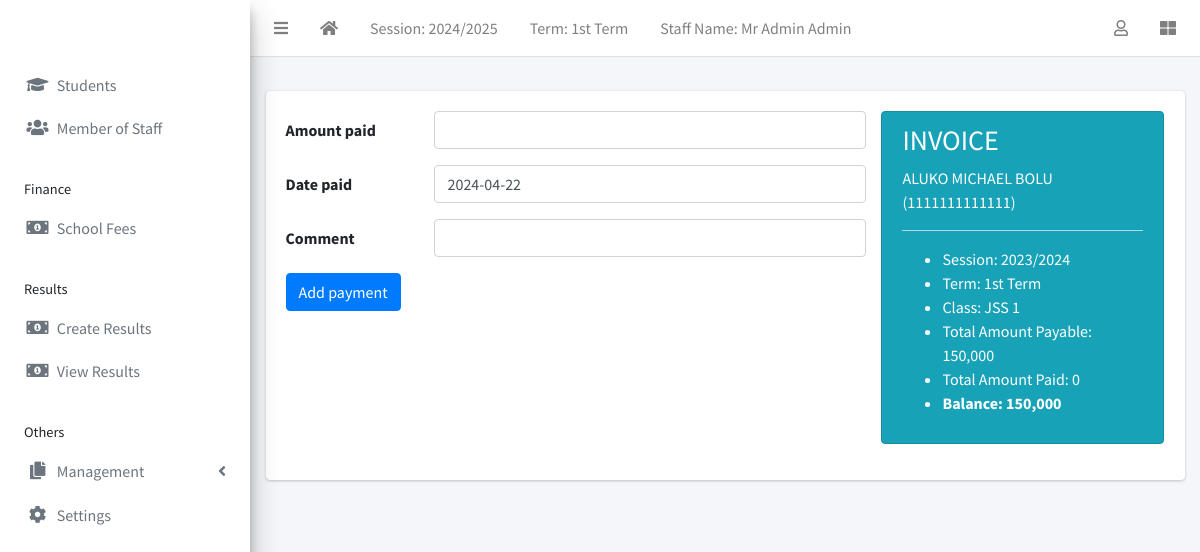
/finance/receipt/create?invoice=11 (signed in), run on the app's committed database.
### apps/corecode/models.py (models this page shows)
class AcademicSession(models.Model):
    name = models.CharField(max_length=200, unique=True)
    current = models.BooleanField(default=True)
    class Meta:
        ordering = ["-name"]
    def __str__(self):
        return self.name

class AcademicTerm(models.Model):
    name = models.CharField(max_length=20, unique=True)
    current = models.BooleanField(default=True)
    class Meta:
        ordering = ["name"]
    def __str__(self):
        return self.name

class StudentClass(models.Model):
    name = models.CharField(max_length=200, unique=True)
    class Meta:
        verbose_name = "Class"
        verbose_name_plural = "Classes"
        ordering = ["name"]
    def __str__(self):
        return self.name

### apps/finance/models.py (models this page shows, shortened)
class Invoice(models.Model):
    student = models.ForeignKey(Student, on_delete=models.CASCADE)
    session = models.ForeignKey(AcademicSession, on_delete=models.CASCADE)
    term = models.ForeignKey(AcademicTerm, on_delete=models.CASCADE)
    class_for = models.ForeignKey(StudentClass, on_delete=models.CASCADE)
    balance_from_previous_term = models.IntegerField(default=0)
    status = models.CharField(
        max_length=20,
        choices=[("active", "Active"), ("closed", "Closed")],
        default="active",
    )
    date_created = models.DateTimeField(auto_now_add=True, blank=True)
    class Meta:
        ordering = ["student", "term"]
    def __str__(self):
        return f"{self.student}"
    def balance(self):
        payable = self.total_amount_payable()
        paid = self.total_amount_paid()
        return payable - paid
    def amount_payable(self):
        items = InvoiceItem.objects.filter(invoice=self)
        total = 0
        for item in items:
            total += item.amount
        return total
    def total_amount_payable(self):
        return self.balance_from_previous_term + self.amount_payable()
    def total_amount_paid(self):
        receipts = Receipt.objects.filter(invoice=self)
        amount = 0
        for receipt in receipts:
            amount += receipt.amount_paid
        return amount

class InvoiceItem(models.Model):
    invoice = models.ForeignKey(Invoice, on_delete=models.CASCADE)
    description = models.CharField(max_length=200)
    amount = models.IntegerField()

### apps/students/models.py (models this page shows, shortened)
class Student(models.Model):
    STATUS_CHOICES = [("active", "Active"), ("inactive", "Inactive")]
    GENDER_CHOICES = [("male", "Male"), ("female", "Female")]
    current_status = models.CharField(
        max_length=10, choices=STATUS_CHOICES, default="active"
    )
    registration_number = models.CharField(max_length=200, unique=True)
    surname = models.CharField(max_length=200)
    firstname = models.CharField(max_length=200)
    other_name = models.CharField(max_length=200, blank=True)
    gender = models.CharField(max_length=10, choices=GENDER_CHOICES, default="male")
    date_of_birth = models.DateField(default=timezone.now)
    current_class = models.ForeignKey(
        StudentClass, on_delete=models.SET_NULL, blank=True, null=True
    )
    date_of_admission = models.DateField(default=timezone.now)
    mobile_num_regex = RegexValidator(
        regex="^[0-9]{10,15}$", message="Entered mobile number isn't in a right format!"
    )
    parent_mobile_number = models.CharField(
        validators=[mobile_num_regex], max_length=13, blank=True
    )
    address = models.TextField(blank=True)
    others = models.TextField(blank=True)
    passport = models.ImageField(blank=True, upload_to="students/passports/")
    class Meta:
        ordering = ["surname", "firstname", "other_name"]
    def __str__(self):
        return f"{self.surname} {self.firstname} {self.other_name} ({self.registration_number})"

### apps/finance/views.py (the view, shortened to what this page needs)
# urls.py: path("receipt/create", ReceiptCreateView.as_view(), name="receipt-create"),
class ReceiptCreateView(LoginRequiredMixin, CreateView):
    model = Receipt
    fields = ["amount_paid", "date_paid", "comment"]
    success_url = reverse_lazy("invoice-list")
    def get_context_data(self, **kwargs):
        context = super(ReceiptCreateView, self).get_context_data(**kwargs)
        invoice = Invoice.objects.get(pk=self.request.GET["invoice"])
        context["invoice"] = invoice
        return context

### apps/finance/templates/finance/receipt_form.html (shortened to what this page needs)
{% extends 'base.html' %}
{% load humanize %}
{% block content %}
<div class="row">
  <div class="col-8">
    <form action="" method="POST">
      {% include 'corecode/form_snippet.html' %}
      <input type="submit" class="btn btn-primary" value="Add payment">
    </form>
  </div>
  <div class="col-4">
    <div class="alert alert-info" role="alert">
      <h3>INVOICE</h3>
      <p>{{invoice | upper}}</p>
      <hr>
      <ul>
        <li>Session: {{ invoice.session }}</li>
        <li>Term: {{ invoice.term }}</li>
        <li>Class: {{ invoice.class_for }}</li>
        <li>Total Amount Payable: {{invoice.total_amount_payable | intcomma }}
        </li>
        <li>Total Amount Paid: {{ invoice.total_amount_paid | intcomma }}</li>
        <li><strong>Balance: {{invoice.balance | intcomma }}</strong></li>
      </ul>
    </div>
  </div>
</div>
{% endblock content %}

### templates/base.html (shortened to what this page needs)
{% load static %}
<!DOCTYPE html>
<html lang="en">
<head>
  <link rel="stylesheet" href="{% static 'plugins/fontawesome-free/css/all.min.css' %}">
  <link rel="stylesheet" href="{% static 'plugins/toastr/toastr.min.css' %}">
  <link rel="stylesheet"
    href="{% static 'plugins/overlayScrollbars/css/OverlayScrollbars.min.css' %}">
  <link rel="stylesheet" href="{% static 'plugins/Datatables/datatables.min.css' %}" />
  <link rel="stylesheet" href="{% static 'dist/css/adminlte.min.css' %}">
</head>
<body
  class="hold-transition sidebar-mini layout-fixed layout-navbar-fixed layout-footer-fixed">
  <div class="wrapper">
    <nav class="main-header navbar navbar-expand navbar-white navbar-light">
      <ul class="navbar-nav">
        <li class="nav-item">
          <a class="nav-link" data-widget="pushmenu" href="#" role="button"><i
              class="fas fa-bars"></i></a>
        </li>
        <li class="nav-item d-none d-sm-inline-block">
          <a href="{% url 'home' %} " class="nav-link"><i class="fa fa-home"></i></a>
        </li>
        <li class="nav-item d-none d-sm-inline-block">
          <a href="{% url 'current-session' %}" class="nav-link">Session: {{ current_session }}</a>
        </li>
        <li class="nav-item d-none d-sm-inline-block">
          <a href="{% url 'current-session' %}" class="nav-link">Term: {{ current_term }}</a>
        </li>
        <li class="nav-item d-none d-sm-inline-block">
          <a href="{% url 'home' %} " class="nav-link">Staff Name: {{ staff_name }}</a>
        </li>
      </ul>
      <ul class="navbar-nav ml-auto">
        <li class="nav-item dropdown">
          <a class="nav-link" data-toggle="dropdown" href="#">
            <i class="far fa-user"></i>
          </a>
        </li>
        <li class="nav-item">
          <a class="nav-link" data-widget="control-sidebar" data-slide="true"
            href="#" role="button"><i class="fas fa-th-large"></i></a>
        </li>
      </ul>
    </nav>
    <aside class="main-sidebar   elevation-4">
      <a href="{% url 'home' %}" class="brand-link">{{ school_name | default:"MySchool" }}</a>
      <div class="sidebar">
        <nav class="mt-2">
          <ul class="nav nav-pills nav-sidebar flex-column"
            data-widget="treeview" role="menu" data-accordion="false">
            <li class="nav-item">
              <a href="{% url 'student-list' %}" class="nav-link">
                <i class="nav-icon fas fa-graduation-cap"></i>
                <p>
                  Students
                </p>
              </a>
            </li>
            {% if staff_type == "admin" %}
              <li class="nav-item">
                <a href="{% url 'staff-list' %}" class="nav-link">
                  <i class="nav-icon fas fa-users"></i>
                  <p>
                    Member of Staff
                  </p>
                </a>
              </li>
            {% endif %}
            {% if staff_type == "finance" or staff_type == "admin" %}
              <li class="nav-header">Finance</li>
              <li class="nav-item">
                <a href="{% url 'invoice-list' %}" class="nav-link">
                  <i class="nav-icon fas fa-money-bill-alt"></i>
                  <p>
                    School Fees
                  </p>
                </a>
              </li>
            {% endif %}
            {% if staff_type == "teacher" or staff_type == "admin" %}
              <li class="nav-header">Results</li>
              <li class="nav-item">
                <a href="{% url 'create-result' %}" class="nav-link">
                  <i class="nav-icon fas fa-money-bill-alt"></i>
                  <p>
                    Create Results
                  </p>
                </a>
              </li>
            <li class="nav-item">
              <a href="{% url 'view-a-result' "all" %}" class="nav-link">
                <i class="nav-icon fas fa-money-bill-alt"></i>
                <p>
                  View Results
                </p>
              </a>
            </li>
            {% endif %}
            <li class="nav-header">Others</li>
            {% if staff_type == "admin" %}
              <li class="nav-item has-treeview">
                <a href="#" class="nav-link">
                  <i class="nav-icon fas fa-copy"></i>
                  <p>
                    Management
                    <i class="fas fa-angle-left right"></i>
                  </p>
                </a>
              </li>
            {% endif %}
            <li class="nav-item">
              <a href="{% url 'configs' %}" class="nav-link">
                <i class="nav-icon fas fa-cog"></i>
                <p>
                  Settings
                </p>
              </a>
            </li>
          </ul>
        </nav>
      </div>
    </aside>
    <div class="content-wrapper">
      <section class="content-header">
      </section>
      <section class="content">
        <div class="container-fluid">
          <div class="row">
            <div class="col-md-12">
              {% block fullcard %}
              <div class="card">
                <div class="card-body">
                  <div class="row">
                    <div class="col">
                      {% block content %}
                      {% endblock content %}
                    </div>
                  </div>
                </div>
              </div>
              {% endblock fullcard %}
            </div>
          </div>
        </div>
      </section>
    </div>
  </div>
</body>
</html>

### data on the page
AcademicSession: name "2024/2025"
AcademicTerm: name "1st Term"
Invoice: student.registration_number "ALUKO MICHAEL BOLU (1111111111111)", session "2023/2024", term "1st Term", class_for "JSS 1", total_amount_payable "150,000", total_amount_paid "0", balance "150,000"

### other printed values
{{ staff_name }} "Mr Admin Admin"
{{ field.label }} "Amount paid" "Date paid" "Comment"
